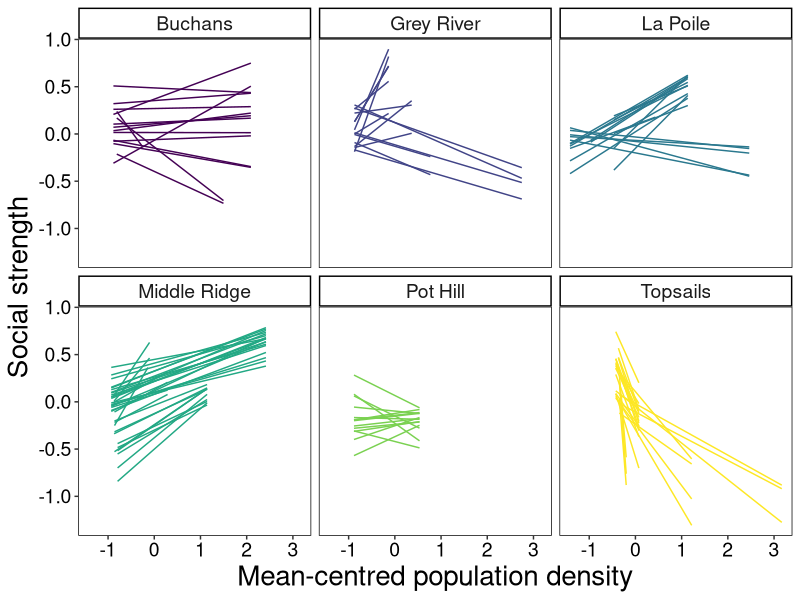
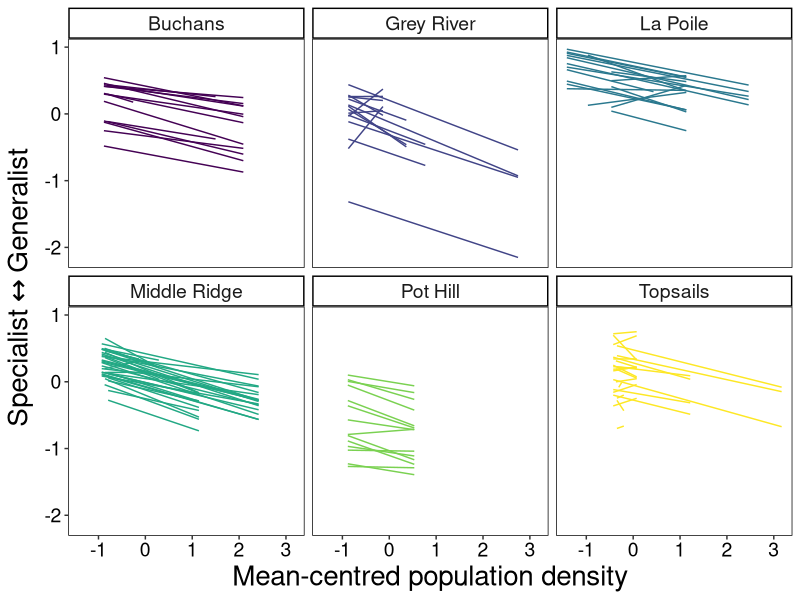

Recreate these plots in R, in order.


libs <- c('data.table', 'ggplot2', 'gridExtra')
lapply(libs, require, character.only = TRUE)

######################################################
################### FIGURE S6 and S7 ###################
######################################################


df_fit_cent <- fread("output/figure 1 data/df_fit_cent.csv")
df_fit_PSi <- fread("output/figure 1 data/df_fit_PSi.csv")



df_fit_cent$HERD[df_fit_cent$HERD == "MIDRIDGE"] <- "Middle Ridge"
df_fit_cent$HERD[df_fit_cent$HERD == "GREY"] <- "Grey River"
df_fit_cent$HERD[df_fit_cent$HERD == "LAPOILE"] <- "La Poile"
df_fit_cent$HERD[df_fit_cent$HERD == "BUCHANS"] <- "Buchans"
df_fit_cent$HERD[df_fit_cent$HERD == "POTHILL"] <- "Pot Hill"
df_fit_cent$HERD[df_fit_cent$HERD == "TOPSAILS"] <- "Topsails"


png("graphics/FigS8.png", width = 4500, height = 3000, res=600, units="px")
ggplot(setDT(df_fit_cent),
       aes(x = scalePopDen,
           y = Value,
           group = factor(ANIMAL_ID))) +
  geom_smooth(aes(scalePopDen,Value, group = ANIMAL_ID, color = HERD),
              size = 0.5,  method=lm, se=FALSE) +
  xlab("Mean-centred population density") +
  ylab("Social strength") +
  scale_color_viridis_d() +
  theme(legend.position = 'none',
        plot.title = element_text(size = 20),
        axis.text=element_text(size=14, color = "black"),
        axis.title=element_text(size=20),
        strip.text = element_text(size=14),
        strip.background = element_rect(colour="black", size = 1, fill = "white"),
        panel.grid.minor = element_blank(),
        panel.background = element_blank(),
        panel.border = element_rect(colour = "black", fill=NA, size=0.5)) +
  facet_wrap(~HERD)
dev.off()


df_fit_PSi$HERD[df_fit_PSi$HERD == "MIDRIDGE"] <- "Middle Ridge"
df_fit_PSi$HERD[df_fit_PSi$HERD == "GREY"] <- "Grey River"
df_fit_PSi$HERD[df_fit_PSi$HERD == "LAPOILE"] <- "La Poile"
df_fit_PSi$HERD[df_fit_PSi$HERD == "BUCHANS"] <- "Buchans"
df_fit_PSi$HERD[df_fit_PSi$HERD == "POTHILL"] <- "Pot Hill"
df_fit_PSi$HERD[df_fit_PSi$HERD == "TOPSAILS"] <- "Topsails"

png("graphics/FigS9.png", width = 4500, height = 3000, res=600, units="px")
ggplot(setDT(df_fit_PSi),
       aes(x = scalePopDen,
           y = Value,
           group = factor(ANIMAL_ID))) +
  geom_smooth(aes(scalePopDen,Value, group = ANIMAL_ID, color = HERD),
              size = 0.5,  method=lm, se=FALSE) +
  xlab("Mean-centred population density") +
  ylab(expression(Specialist %<->% Generalist)) +
  scale_color_viridis_d() +
  theme(legend.position = 'none',
        plot.title = element_text(size = 20),
        axis.text=element_text(size=14, color = "black"),
        axis.title=element_text(size=20),
        strip.text = element_text(size=14),
        strip.background = element_rect(colour="black", size = 1, fill = "white"),
        panel.grid.minor = element_blank(),
        panel.background = element_blank(),
        panel.border = element_rect(colour = "black", fill=NA, size=0.5)) +
  facet_wrap(~HERD)
dev.off()
